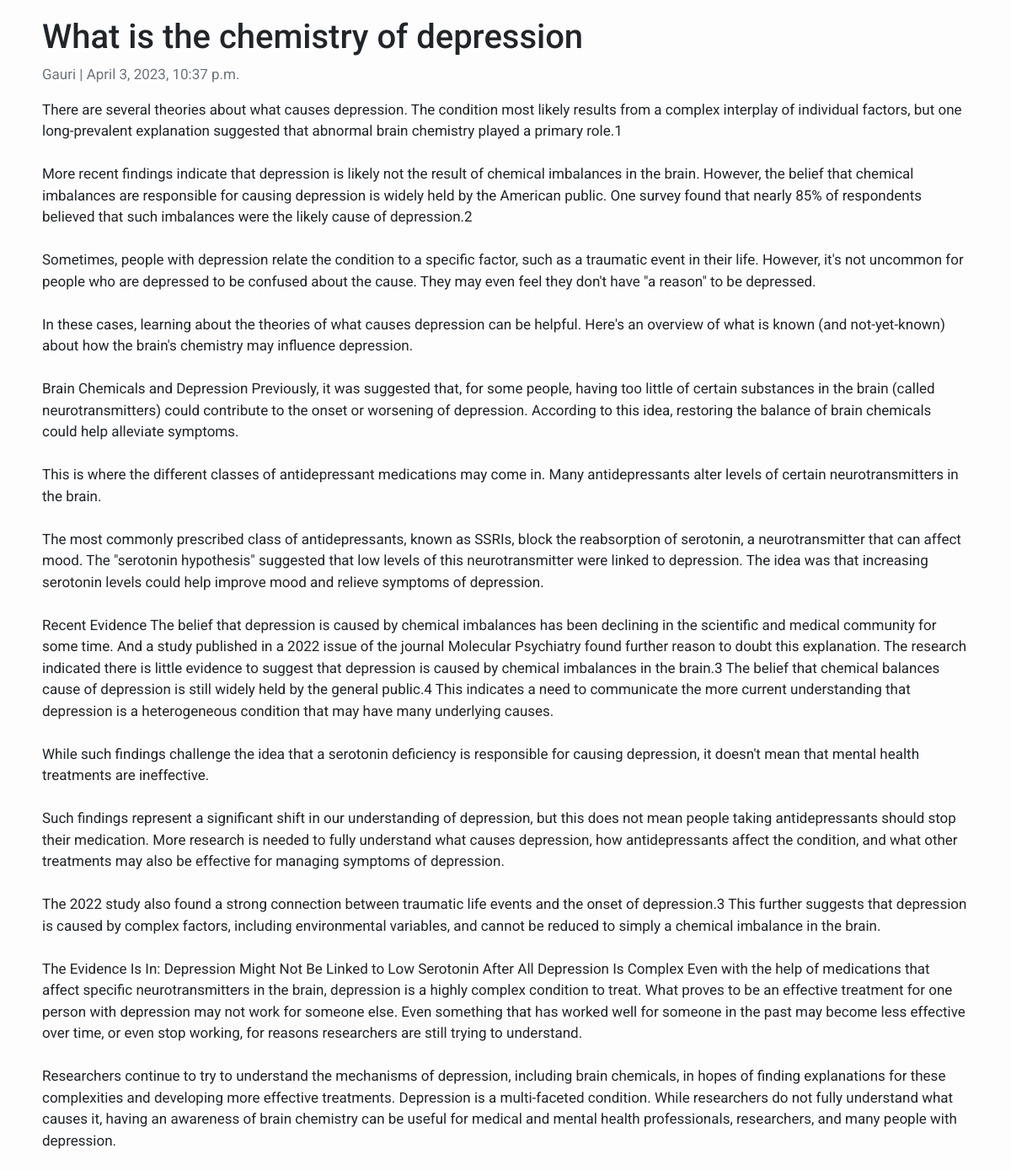
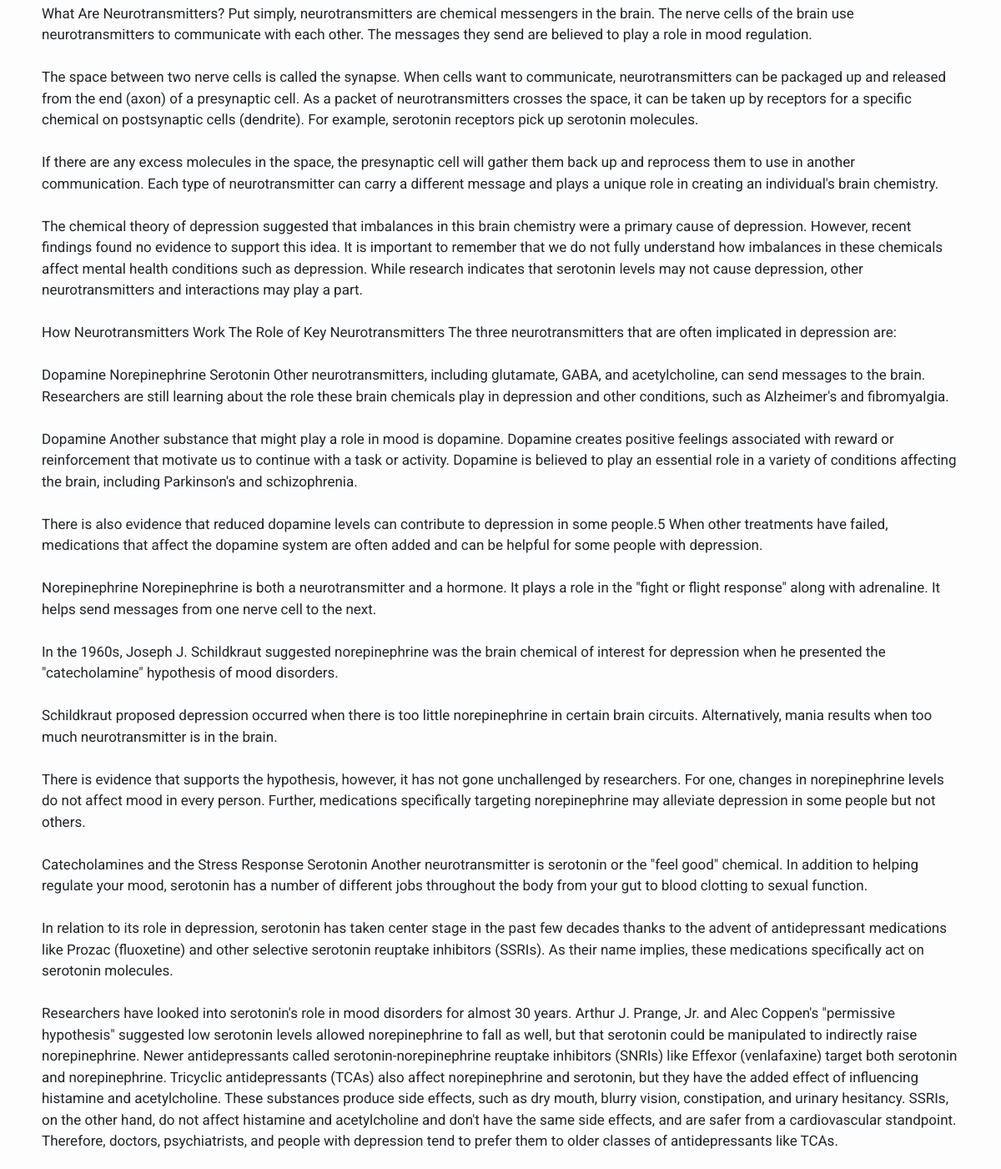
The app's page /chemistry-of-depession/ with its own data (2 pictures, top to bottom).
### blog/models.py (models this page shows, shortened)
class Post(models.Model):
    title = models.CharField(max_length=200, unique=True)
    slug = models.SlugField(max_length=200, unique=True)
    author = models.ForeignKey(User, on_delete= models.CASCADE,related_name='blog_posts')
    updated_on = models.DateTimeField(auto_now= True)
    content = models.TextField()
    created_on = models.DateTimeField(auto_now_add=True)
    status = models.IntegerField(choices=STATUS, default=0)
    class Meta:
        ordering = ['-created_on']

### blog/views.py (the view)
# urls.py: path('<slug:slug>/', views.PostDetail.as_view(), name='blog_post_detail'),
class PostDetail(generic.DetailView):
    model = Post
    template_name = 'blog_post_detail.html'

### templates/blog_post_detail.html
{% extends 'blog_base.html' %} {% block content %}
<div class="container">
  <div class="row">
    <div class="col-md-8-card-mb-4-mt-3-left-top">
      <div class="card-body">
        <h1>{% block title %} {{ object.title }} {% endblock title %}</h1>
        <p class=" text-muted">{{ post.author }} | {{ post.created_on }}</p>
        <p class="card-text ">{{ object.content | safe }}</p>
      </div>
    </div>
  </div>
</div>
{% endblock content %}

### templates/blog_base.html (style rules this page uses)
body { font-family: "Roboto", sans-serif; font-size: 17px; background-color: #fdfdfd; }

### records on screen
Post: title "What is the chemistry of depression", author "Gauri", created_on "April 3, 2023, 10:37 p.m.", content "There are several theories about what causes depression. The condition most likely results from a complex interplay of individual factors, but one long-prevalent explanation suggested that abnormal brain chemistry played a primary role.1 More recent findings indicate that depression is likely not the result of chemical imbalances in the brain. However, the belief that chemical imbalances are responsible for causing depression is widely held by the American public. One survey found that nearly 85% of respondents believed that such imbalances were the likely cause of depression.2 Sometimes, people with depression relate the condition to a specific factor, such as a traumatic event in their…"
